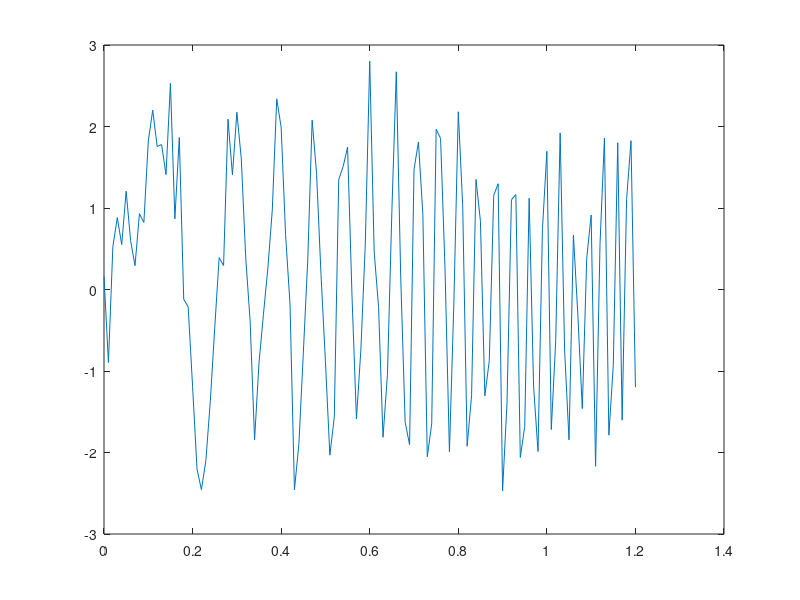
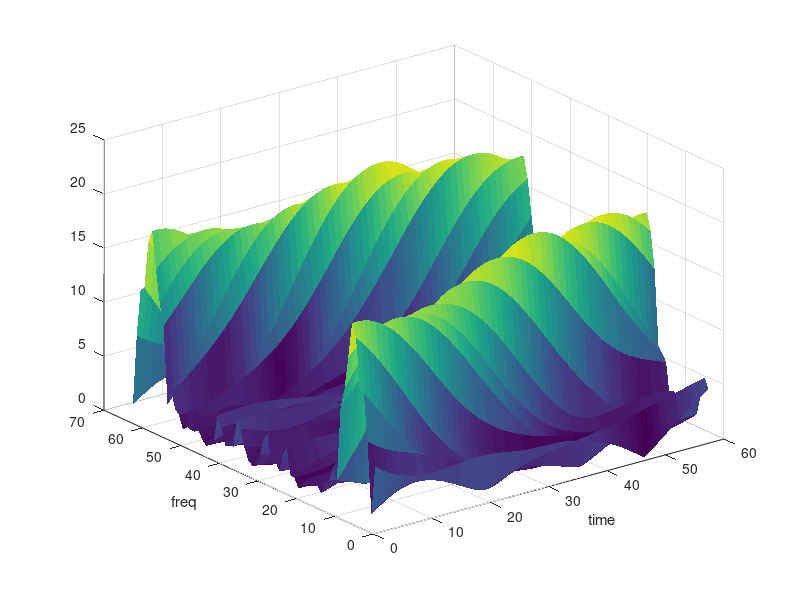

Reproduce these figures in MATLAB, in order.
%% Generate test data
FFT_Length = 64;
t = (0:(1/100):1.2)';
% FFT_Length = 8;
% t = linspace(0, 10, 16)';
v = 0.5*randn(size(t)) + 2*sin(2*pi*(0.1+t/0.07).*t);
plot(t, v)

% Calculate the FFT
s = zeros(numel(v) - FFT_Length, FFT_Length);
window = hanning(FFT_Length, 'periodic');
num_FFTs = numel(v) - FFT_Length + 1;
for i = 1:num_FFTs
   s(i, :) = fft(window .* v(i+(1:FFT_Length)-1));
end

% Plot the amplitude
figure()
surf(1:num_FFTs, 1:FFT_Length, (abs(s)'), 'LineStyle', 'none')
xlabel('time');
ylabel('freq');

%% Write the data file
fid = fopen('test1_data.h', 'wt');
% fid = 1;

fprintf(fid, 'static const size_t test1_FFT_LENGTH = %i;\n', FFT_Length);
fprintf(fid, 'static const size_t test1_TIME_LENGTH = %i;\n\n', numel(t));

fprintf(fid, 'static const unsigned long long test1_time_domain_data [test1_TIME_LENGTH] = {\n    ');
for i = 1:numel(v)
    fprintf(fid, '0x%s', num2hex(v(i)));
    if i < numel(v)
        fprintf(fid, ',');
    end
    if mod(i-1, 8) == 7
        fprintf(fid, '\n    ');
    end
end
fprintf(fid, '};\n');
fprintf(fid, 'static const double *test1_time_domain = (const double *)test1_time_domain_data;\n\n');

fprintf(fid, 'static const unsigned long long test1_dft_real_data [test1_TIME_LENGTH-test1_FFT_LENGTH+1][test1_FFT_LENGTH] = {\n');
for i = 1:num_FFTs
    fprintf(fid, '    { // time index = %i\n        ', i-1);
    for j = 1:FFT_Length
        fprintf(fid, '0x%s', num2hex(real(s(i, j))));
        if j < FFT_Length
            fprintf(fid, ',');
            if mod(j-1, 8) == 7
                fprintf(fid, '\n        ');
            end
        end
    end
    fprintf(fid, '\n    }');
    if i < num_FFTs
        fprintf(fid, ',');
    end
    fprintf(fid, '\n');
end
fprintf(fid, '};\n');
fprintf(fid, 'static const double (*test1_dft_real)[test1_FFT_LENGTH] = (const double (*)[test1_FFT_LENGTH])test1_dft_real_data;\n\n');

fprintf(fid, 'static const unsigned long long test1_dft_imag_data [test1_TIME_LENGTH-test1_FFT_LENGTH+1][test1_FFT_LENGTH] = {\n');
for i = 1:num_FFTs
    fprintf(fid, '    { // time index = %i\n        ', i-1);
    for j = 1:FFT_Length
        fprintf(fid, '0x%s', num2hex(imag(s(i, j))));
        if j < FFT_Length
            fprintf(fid, ',');
            if mod(j-1, 8) == 7
                fprintf(fid, '\n        ');
            end
        end
    end
    fprintf(fid, '\n    }');
    if i < num_FFTs
        fprintf(fid, ',');
    end
    fprintf(fid, '\n');
end
fprintf(fid, '};\n');
fprintf(fid, 'static const double (*test1_dft_imag)[test1_FFT_LENGTH] = (const double (*)[test1_FFT_LENGTH])test1_dft_imag_data;\n\n');

fclose(fid);
